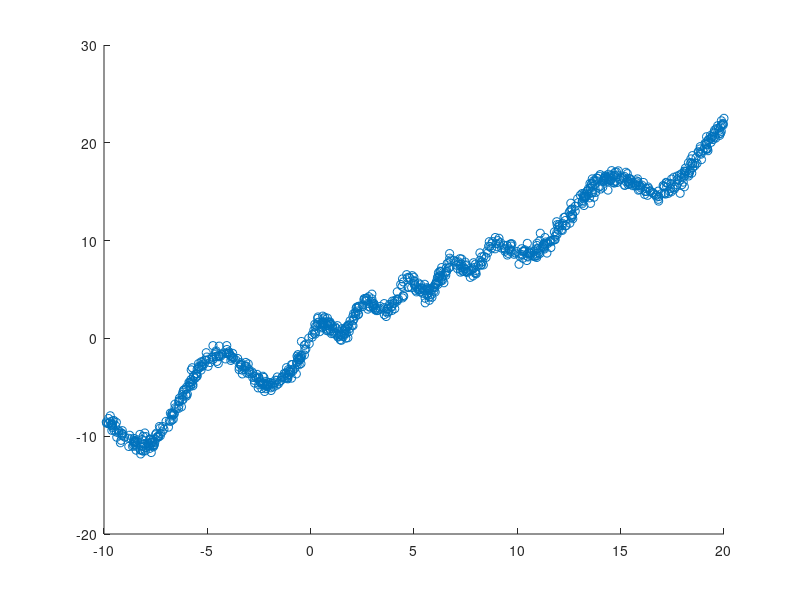

Here is the MATLAB script that generated this plot:
N = 1000;

CENTER_DATASET = false;

NOISE_VAR = 0.2;

x_min = -10;
x_max = 20;

X = x_min + rand(N,1)*(x_max-x_min);
X = sort(X);

%X = zeros(N,1);
Y=X;

f1 = @(x) x+3*sin(x*1);
f2 = @(x) x+1*sin(x*3);
f3 = @(x) x+2*sin(x*1);

for i=1:N %j'aurais pu le faire sans boucle...
    if(i<350)
        Y(i) = f1(X(i))+randn*sqrt(NOISE_VAR);
    elseif(i<650)
        Y(i) = f2(X(i))+randn*sqrt(NOISE_VAR);
    else
        Y(i) = f3(X(i))+randn*sqrt(NOISE_VAR);
    end
end

if CENTER_DATASET
    X_c = X-mean(X);
else
    X_c = X;
end

figure();
scatter(X_c,Y)

data = [X,Y]; %X, NOISY VALUE, TRUE VALUE
dlmwrite('genfct.csv',data,'delimiter',',','precision', 6)